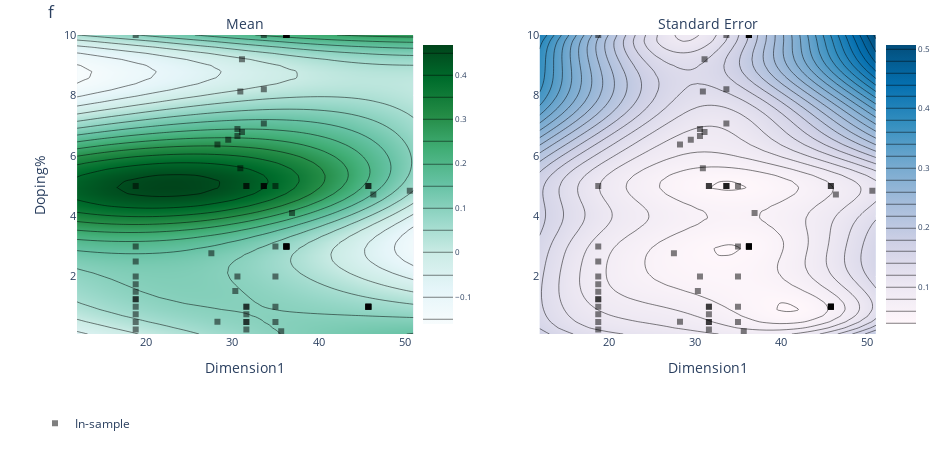
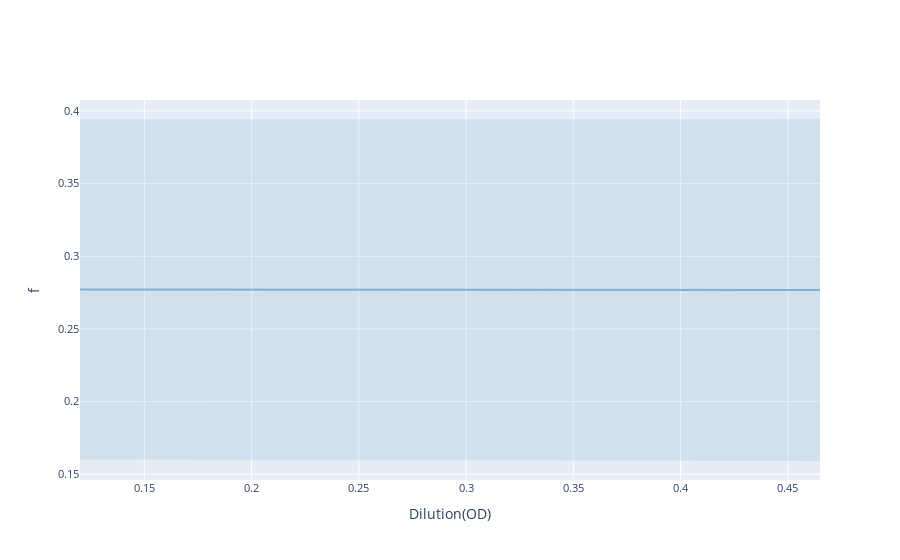
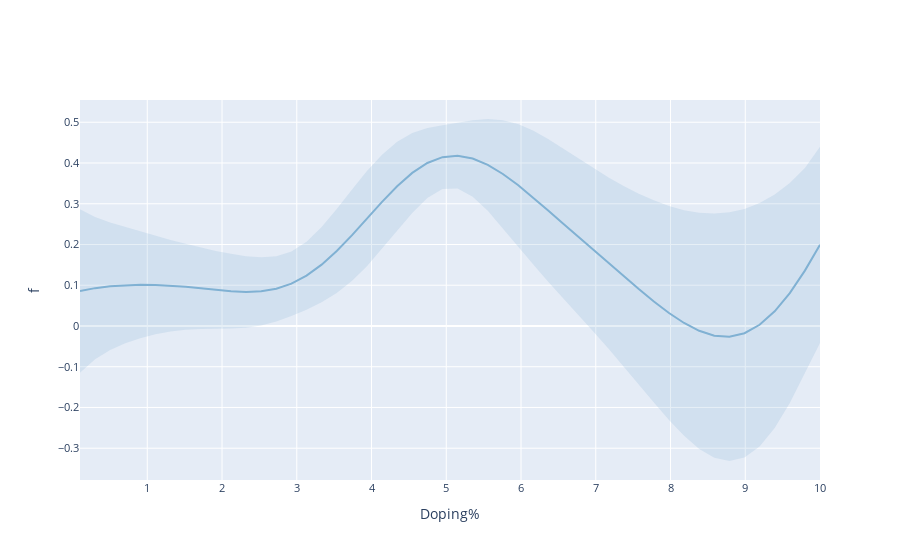
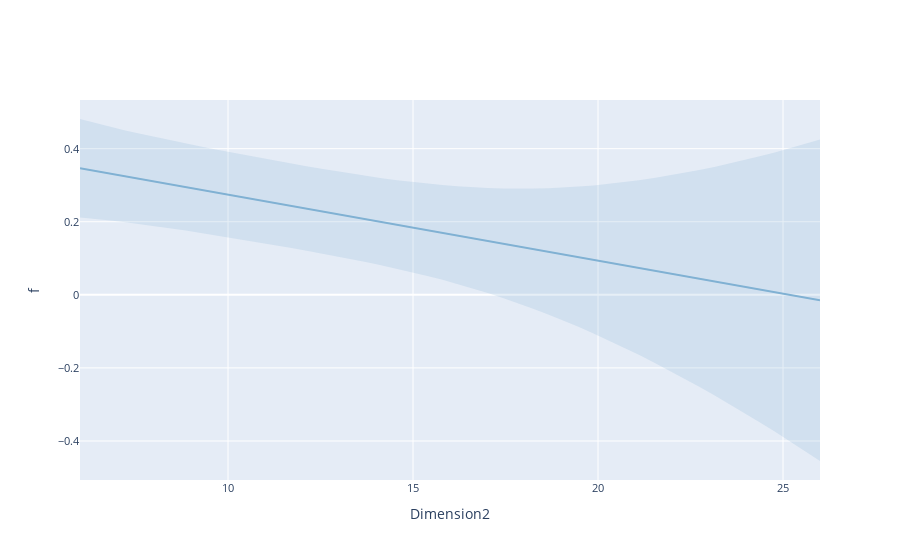

The cell these charts' notebook holds for them, in order:
### Code cell
###More visualizations
render(ax_client.get_contour_plot(param_x='Dimension1', param_y='Doping%', metric_name='f'))
render(plot_slice(ax_client.generation_strategy.model, 'Dilution(OD)', metric_name='f'))
render(plot_slice(ax_client.generation_strategy.model, 'Doping%', metric_name='f'))
render(plot_slice(ax_client.generation_strategy.model, 'Dimension2', metric_name='f'))
render(plot_slice(ax_client.generation_strategy.model, 'Dimension1', metric_name='f'))
render(plot_slice(ax_client.generation_strategy.model, 'pre-QY', metric_name='f'))
cv_results = cross_validate(ax_client.generation_strategy.model,)
render(interact_cross_validation(cv_results, show_context=True,autoset_axis_limits=False))
